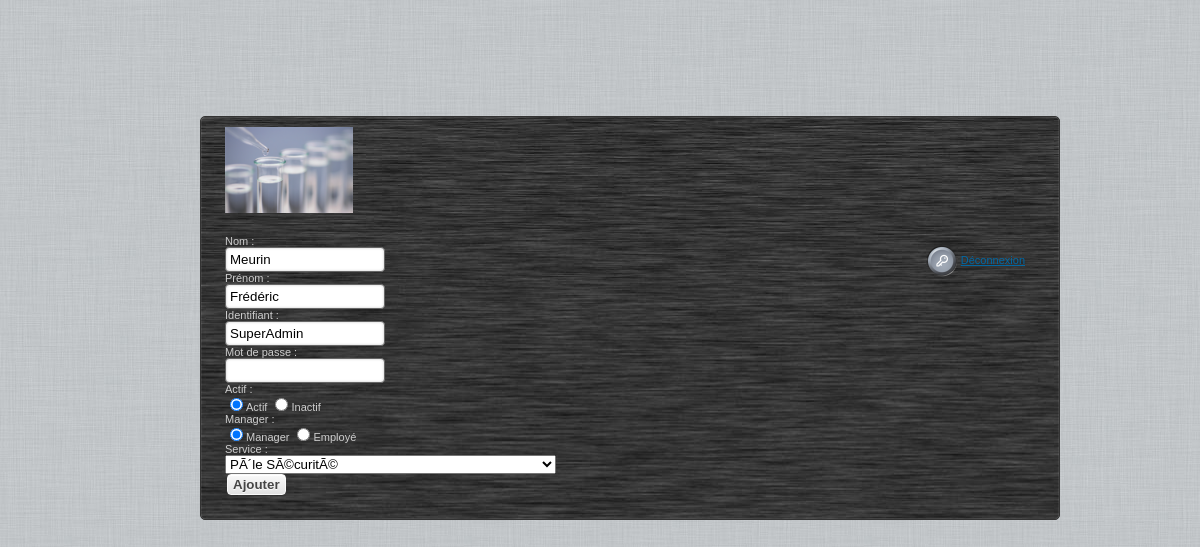
/ihm/admin/gestion.php?page=a28_user_add&uid=1 (signed in), run on the app's committed database.
### tables this page shows
CREATE TABLE IF NOT EXISTS `a28_user` (
  `id` int(10) unsigned NOT NULL,
  `nom` varchar(256) NOT NULL,
  `prenom` varchar(256) NOT NULL,
  `log` varchar(256) NOT NULL,
  `pass` varchar(256) NOT NULL,
  `actif` enum('0','1') NOT NULL,
  `service_id` int(10) unsigned NOT NULL,
  `leader` enum('0','1') NOT NULL,
  `admin` enum('0','1') NOT NULL
);

### dbAccess.php (called while the page is built, shortened)
<?php
class dbAccess {
	private $db;
	private $host;
	private $login;
	private $password;
	private $mysqli;
	public function __construct() {
		$this->db = DB_NAME;
		$this->host = DB_HOST;
		$this->login = DB_LOGIN;
		$this->password = DB_PASSWORD;
		$this->mysqli = $this->connect();
	}
	private function connect() {
		$mysqli = new mysqli($this->host, $this->login, $this->password, $this->db);
		return $mysqli;
	}
	public function query($rq) {
		$ret = $this->mysqli->query($rq);
		return $ret;
	}
	public function select($rq) {
		$ret = $this->query($rq);
		$array_ret = array();
		while ($obj = $ret->fetch_object()) {
			$array_ret[] = $obj;
		}
		return $array_ret;
	}
}

### ihm/admin/a28_user_add_inc.php (the view, shortened to what this page needs)
<?php
$prenom = "";
$nom = "";
$login = "";
$actif = 1;
$manager = 0;
if(isset($_GET['uid']))
{
	$db = new dbAccess();
	$rq ="select * from a28_user where id = ".$_GET['uid'];
	$result = $db->select($rq);
	$prenom = $result[0]->prenom;
	$nom = $result[0]->nom;
	$login = $result[0]->log;
	$actif = $result[0]->actif;
	$manager = $result[0]->leader;
	$service_id = $result[0]->service_id;
}
?>
<div>
<form action="gestion.php?page=a28_user" method="post">
	<div>
		<label for="nom">Nom : </label>
		<input type="text" name="nom" value='<?php echo utf8_encode($nom);?>'>
	</div>
	<div>
	<label for="prenom">Prénom : </label>
	<input type="text" name="prenom" value='<?php echo utf8_encode($prenom);?>'>
	</div>
	<div>
		<label for="login">Identifiant : </label>
		<input type="text" name="login"  value='<?php echo $login;?>'>
	</div>
	<div>
		<label for="password">Mot de passe : </label>
		<input type="password" name="password">
	</div>
	<div>
		<label for="active">Actif : </label>
		<input type="radio" name="active" value=1 <?php if($actif == 1) {echo "checked=1";}?>>Actif
		<input type="radio" name="active" value=0 <?php if($actif == 0) {echo "checked=1";}?>>Inactif
	</div>
	<div>
		<label for="leader">Manager : </label>
		<input type="radio" name="manager" value="1" <?php if($manager == 1) {echo "checked=1";}?>>Manager
		<input type="radio" name="manager" value="0" <?php if($manager == 0) {echo "checked=1";}?>>Employé
		</div>
	<div>
	<label for="service">Service : </label>
	<select name="service">
<?php
$db = new dbAccess();
$rq = "select id, nom from a28_service";
$result = $db->select($rq);
foreach($result as $service)
{
	$sel = "";
	if($service->id == $service_id)
		$sel = 'selected="selected"';
	echo "<option value=$service->id ".$sel.">$service->nom</option>";
}
?>
	</select>
	</div>
	<input class="button mainaction" value="Ajouter" type="submit">
</form>
</div>

### ihm/login_fichiers/styles.css (style rules this page uses)
body { font-family: "Lucida Grande", Verdana, Arial, Helvetica, sans-serif; font-size: 11px; color: #333; background: url(images/linen.jpg) repeat #d1d5d8; margin: 0; }
input[type="text"], input[type="password"], textarea { margin: 0; padding: 4px; border: 1px solid #b2b2b2; border-radius: 4px; box-shadow: inset 0 0 2px 1px rgba(0,0,0, 0.1); -moz-box-shadow: inset 0 0 2px 1px rgba(0,0,0, 0.1); -webkit-box-shadow: inset 0 0 2px 1px rgba(0,0,0, 0.1); -o-box-shadow: inset 0 0 2px 1px rgba(0,0,0, 0.1); }
input.button { display: inline-block; margin: 0 2px; padding: 2px 5px; color: #525252; text-shadow: 0px 1px 1px #fff; border: 1px solid #c0c0c0; border-radius: 4px; background: #f7f7f7; background: -moz-linear-gradient(top, #f9f9f9 0%, #e6e6e6 100%); background: -webkit-gradient(linear, left top, left bottom, color-stop(0%,#f9f9f9), color-stop(100%,#e6e6e6)); background: -o-linear-gradient(top, #f9f9f9 0%, #e6e6e6 100%); background: -ms-linear-gradient(top, #f9f9f9 0%, #e6e6e6 100%); background: linear-gradient(top, #f9f9f9 0%, #e6e6e6 100%); box-shadow: 0 1px 1px 0 rgba(140, 140, 140, 0.3); -o-box-shadow: 0 1px 1px 0 rgba(140, 140, 140, 0.3); -webkit-box-shadow: 0 1px 1px 0 rgba(140, 140, 140, 0.3); -moz-box-shadow: 0 1px 1px 0 rgba(140, 140, 140, 0.3); text-decoration: none; outline: none; }
input.button.mainaction { color: #ededed; text-shadow: 0px 1px 1px #333; border-color: #1f262c; background: #505050; background: -moz-linear-gradient(top, #505050 0%, #2a2e31 100%); background: -webkit-gradient(linear, left top, left bottom, color-stop(0%,#505050), color-stop(100%,#2a2e31)); background: -o-linear-gradient(top, #505050 0%, #2a2e31 100%); background: -ms-linear-gradient(top, #505050 0%, #2a2e31 100%); background: linear-gradient(top, #505050 0%, #2a2e31 100%); box-shadow: inset 0 1px 0 0 #777; -moz-box-shadow: inset 0 1px 0 0 #777; -webkit-box-shadow: inset 0 1px 0 0 #777; -o-box-shadow: inset 0 1px 0 0 #777; }
input.mainaction { font-weight: bold; }
label { display:block; width:150px; }
#login-form input[type="text"], #login-form input[type="password"] { width: 150px; border-color: #666; }
#login-form input.button { color: #444; text-shadow: 0px 1px 1px #fff; border-color: #f9f9f9; background: #f9f9f9; background: -moz-linear-gradient(top, #f9f9f9 0%, #e2e2e2 100%); background: -webkit-gradient(linear, left top, left bottom, color-stop(0%,#f9f9f9), color-stop(100%,#e2e2e2)); background: -o-linear-gradient(top, #f9f9f9 0%, #e2e2e2 100%); background: -ms-linear-gradient(top, #f9f9f9 0%, #e2e2e2 100%); background: linear-gradient(top, #f9f9f9 0%, #e2e2e2 100%); box-shadow: inset 0 1px 0 0 #fff; -moz-box-shadow: inset 0 1px 0 0 #fff; -webkit-box-shadow: inset 0 1px 0 0 #fff; -o-box-shadow: inset 0 1px 0 0 #fff; }

### data on the page
a28_user: nom "Meurin", prenom "Frédéric", login "SuperAdmin", actif "☑", leader "☑"

### other printed values
form field service "PÃ´le SÃ©curitÃ©"
